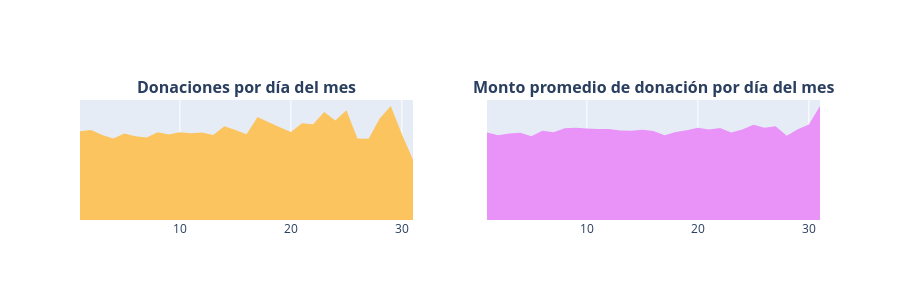

Notebook source saved alongside this figure:
### Markdown cell above
> - El mayor número de donaciones se recibe en el mes de **agosto, con 577,274 donaciones**, seguido del **mes de septiembre, con 518,908 donaciones**, mientras que la menor cantidad de donaciones se recibe en el **mes de junio, con 191,221 donaciones**, y en el **mes de mayo, con 243,440 donaciones**, probablemente durante el verano y las vacaciones. El monto promedio de donación más alto se recibe en diciembre, con **USD 80**, mientras que el más bajo es en julio, con **USD 51**. En promedio, el monto de donación anual ronda los USD 59.

### Donaciones por día del mes
- 3.4.5 Número de donaciones por día del mes
- 3.4.6 Promedio de donaciones por día del mes

### Code cell
import plotly.graph_objs as go
from plotly import tools
from plotly.offline import iplot

t3 = (
    donations_df
    .groupby('Donation Day')
    .agg({
        'Donation Year': 'count',
        'Donation Amount': 'mean'
    })
    .reset_index()
    .rename(columns={
        'Donation Year': 'Total Donations',
        'Donation Amount': 'Average Amount'
    })
)

x = t3['Donation Day']
y1 = t3['Total Donations']
y2 = t3['Average Amount']

trace1 = go.Scatter(
    x=x,
    y=y1,
    fill='tozeroy',
    fillcolor='#fcc45f',
    mode='none'
)

trace2 = go.Scatter(
    x=x,
    y=y2,
    fill='tozeroy',
    fillcolor='#e993f9',
    mode='none'
)

fig = tools.make_subplots(
    rows=1,
    cols=2,
    subplot_titles=(
        "<b>Donaciones por día del mes</b>",
        "<b>Monto promedio de donación por día del mes</b>"
    )
)

fig.add_trace(trace1, row=1, col=1)
fig.add_trace(trace2, row=1, col=2)

fig.update_layout(
    height=300,
    showlegend=False
)

fig.update_yaxes(
    autorange=True,
    showgrid=False,
    zeroline=False,
    showline=False,
    ticks="",
    showticklabels=False,
    row=1,
    col=1
)

fig.update_yaxes(
    autorange=True,
    showgrid=False,
    zeroline=False,
    showline=False,
    ticks="",
    showticklabels=False,
    row=1,
    col=2
)

iplot(fig)

### Figure 1 — Plotly figure (JSON) as saved in the notebook; plotly's stock layout.template omitted (floating-point values rounded to 4 significant figures)
{"data": [{"fill": "tozeroy", "fillcolor": "#fcc45f", "mode": "none", "type": "scatter", "x": [1, 2, 3, 4, 5, 6, 7, 8, 9, 10, 11, 12, 13, 14, 15, 16, 17, 18, 19, 20, 21, 22, 23, 24, 25, 26, 27, 28, 29, 30, 31], "xaxis": "x", "y": [148367, 150401, 142183, 136390, 144524, 140060, 137974, 146903, 143097, 146565, 145190, 146144, 141993, 156585, 150691, 143548, 172462, 163527, 154976, 147321, 161694, 159948, 180593, 166322, 183568, 136387, 135742, 169713, 190655, 143561, 100800], "yaxis": "y"}, {"fill": "tozeroy", "fillcolor": "#e993f9", "mode": "none", "type": "scatter", "x": [1, 2, 3, 4, 5, 6, 7, 8, 9, 10, 11, 12, 13, 14, 15, 16, 17, 18, 19, 20, 21, 22, 23, 24, 25, 26, 27, 28, 29, 30, 31], "xaxis": "x2", "y": [58.83, 57.01, 58.15, 58.69, 56.41, 60.07, 58.97, 61.8, 62.14, 61.51, 61.22, 61.29, 60.21, 60.1, 60.7, 59.91, 57.05, 59.2, 60.44, 61.99, 60.94, 61.96, 58.94, 60.97, 64.16, 62.02, 63.09, 56.71, 61.13, 64.19, 76.7], "yaxis": "y2"}], "layout": {"annotations": [{"font": {"size": 16}, "showarrow": false, "text": "<b>Donaciones por día del mes</b>", "x": 0.225, "xanchor": "center", "xref": "paper", "y": 1, "yanchor": "bottom", "yref": "paper"}, {"font": {"size": 16}, "showarrow": false, "text": "<b>Monto promedio de donación por día del mes</b>", "x": 0.775, "xanchor": "center", "xref": "paper", "y": 1, "yanchor": "bottom", "yref": "paper"}], "height": 300, "showlegend": false, "xaxis": {"anchor": "y", "domain": [0, 0.45]}, "xaxis2": {"anchor": "y2", "domain": [0.55, 1]}, "yaxis": {"anchor": "x", "autorange": true, "domain": [0, 1], "showgrid": false, "showline": false, "showticklabels": false, "ticks": "", "zeroline": false}, "yaxis2": {"anchor": "x2", "autorange": true, "domain": [0, 1], "showgrid": false, "showline": false, "showticklabels": false, "ticks": "", "zeroline": false}}}
